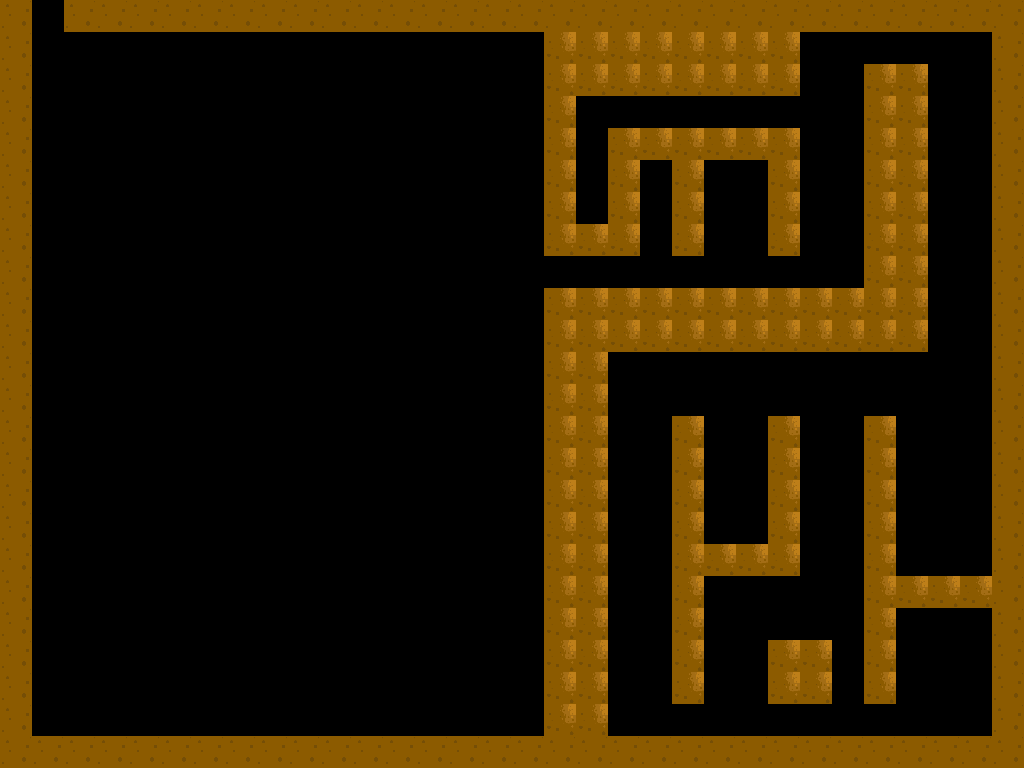

A level layout from a 2D game, rendered from its tile map. Below: a short description, then the map file with its tile-grid data intact:
An orthogonal 32x24 tile map with 32x32 px tiles, 1 tile layer (Layer), 2 tilesets.

<map version="1.0" orientation="orthogonal" renderorder="right-down" width="32" height="24" tilewidth="32" tileheight="32" nextobjectid="1">
 <tileset firstgid="1" name="Desert" tilewidth="32" tileheight="32" tilecount="16" columns="16">
  <image source="../Tilesets/Desert.png" width="512" height="32" />
 </tileset>
 <tileset firstgid="17" name="Bones (1)-1" tilewidth="32" tileheight="32" tilecount="1" columns="1">
  <image source="../Tiles/graveyardtileset/Tiles/Bones (1)-1.png" width="32" height="32" />
 </tileset>
 <layer name="Layer" width="32" height="24">
  <data encoding="csv">
12,0,12,12,12,12,12,12,12,12,12,12,12,12,12,12,12,12,12,12,12,12,12,12,12,12,12,12,12,12,12,12,
12,0,0,0,0,0,0,0,0,0,0,0,0,0,0,0,0,1,1,1,1,1,1,1,1,0,0,0,0,0,0,12,
12,0,0,0,0,0,0,0,0,0,0,0,0,0,0,0,0,1,1,1,1,1,1,1,1,0,0,1,1,0,0,12,
12,0,0,0,0,0,0,0,0,0,0,0,0,0,0,0,0,1,0,0,0,0,0,0,0,0,0,1,1,0,0,12,
12,0,0,0,0,0,0,0,0,0,0,0,0,0,0,0,0,1,0,1,1,1,1,1,1,0,0,1,1,0,0,12,
12,0,0,0,0,0,0,0,0,0,0,0,0,0,0,0,0,1,0,1,0,1,0,0,1,0,0,1,1,0,0,12,
12,0,0,0,0,0,0,0,0,0,0,0,0,0,0,0,0,1,0,1,0,1,0,0,1,0,0,1,1,0,0,12,
12,0,0,0,0,0,0,0,0,0,0,0,0,0,0,0,0,1,1,1,0,1,0,0,1,0,0,1,1,0,0,12,
12,0,0,0,0,0,0,0,0,0,0,0,0,0,0,0,0,0,0,0,0,0,0,0,0,0,0,1,1,0,0,12,
12,0,0,0,0,0,0,0,0,0,0,0,0,0,0,0,0,1,1,1,1,1,1,1,1,1,1,1,1,0,0,12,
12,0,0,0,0,0,0,0,0,0,0,0,0,0,0,0,0,1,1,1,1,1,1,1,1,1,1,1,1,0,0,12,
12,0,0,0,0,0,0,0,0,0,0,0,0,0,0,0,0,1,1,0,0,0,0,0,0,0,0,0,0,0,0,12,
12,0,0,0,0,0,0,0,0,0,0,0,0,0,0,0,0,1,1,0,0,0,0,0,0,0,0,0,0,0,0,12,
12,0,0,0,0,0,0,0,0,0,0,0,0,0,0,0,0,1,1,0,0,1,0,0,1,0,0,1,0,0,0,12,
12,0,0,0,0,0,0,0,0,0,0,0,0,0,0,0,0,1,1,0,0,1,0,0,1,0,0,1,0,0,0,12,
12,0,0,0,0,0,0,0,0,0,0,0,0,0,0,0,0,1,1,0,0,1,0,0,1,0,0,1,0,0,0,12,
12,0,0,0,0,0,0,0,0,0,0,0,0,0,0,0,0,1,1,0,0,1,0,0,1,0,0,1,0,0,0,12,
12,0,0,0,0,0,0,0,0,0,0,0,0,0,0,0,0,1,1,0,0,1,1,1,1,0,0,1,0,0,0,12,
12,0,0,0,0,0,0,0,0,0,0,0,0,0,0,0,0,1,1,0,0,1,0,0,0,0,0,1,1,1,1,12,
12,0,0,0,0,0,0,0,0,0,0,0,0,0,0,0,0,1,1,0,0,1,0,0,0,0,0,1,0,0,0,12,
12,0,0,0,0,0,0,0,0,0,0,0,0,0,0,0,0,1,1,0,0,1,0,0,1,1,0,1,0,0,0,12,
12,0,0,0,0,0,0,0,0,0,0,0,0,0,0,0,0,1,1,0,0,1,0,0,1,1,0,1,0,0,0,12,
12,0,0,0,0,0,0,0,0,0,0,0,0,0,0,0,0,1,1,0,0,0,0,0,0,0,0,0,0,0,0,12,
12,12,12,12,12,12,12,12,12,12,12,12,12,12,12,12,12,12,12,12,12,12,12,12,12,12,12,12,12,12,12,12
</data>
 </layer>
</map>
